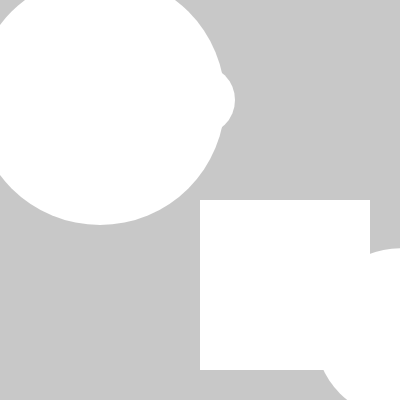
Frame 1 (no input)
Frame 60 (no input): identical to frame 1, image omitted
Frame 120 (the mouse pressed at the canvas centre since frame 60): identical to frame 1, image omitted

The p5.js sketch that drew this single still picture (run headless with seeded random() and noise() and a simulated clock; from frame 60 on, the mouse is pressed at the canvas centre):

// p5.js sketch
// ── sketch.js
function setup() {
  createCanvas(400, 400);
  noStroke()
}

function draw() {
  background(200);
	ellipse (height/4,width/4,250,250);
  rect ( height/3.5, width/6, 70, 70);
  ellipse (height/2,width/4,70,70);
  rect ( height/2, width/2, 170, 170);
  ellipse (height/1,width/1.2,170,170);
  
  

}
